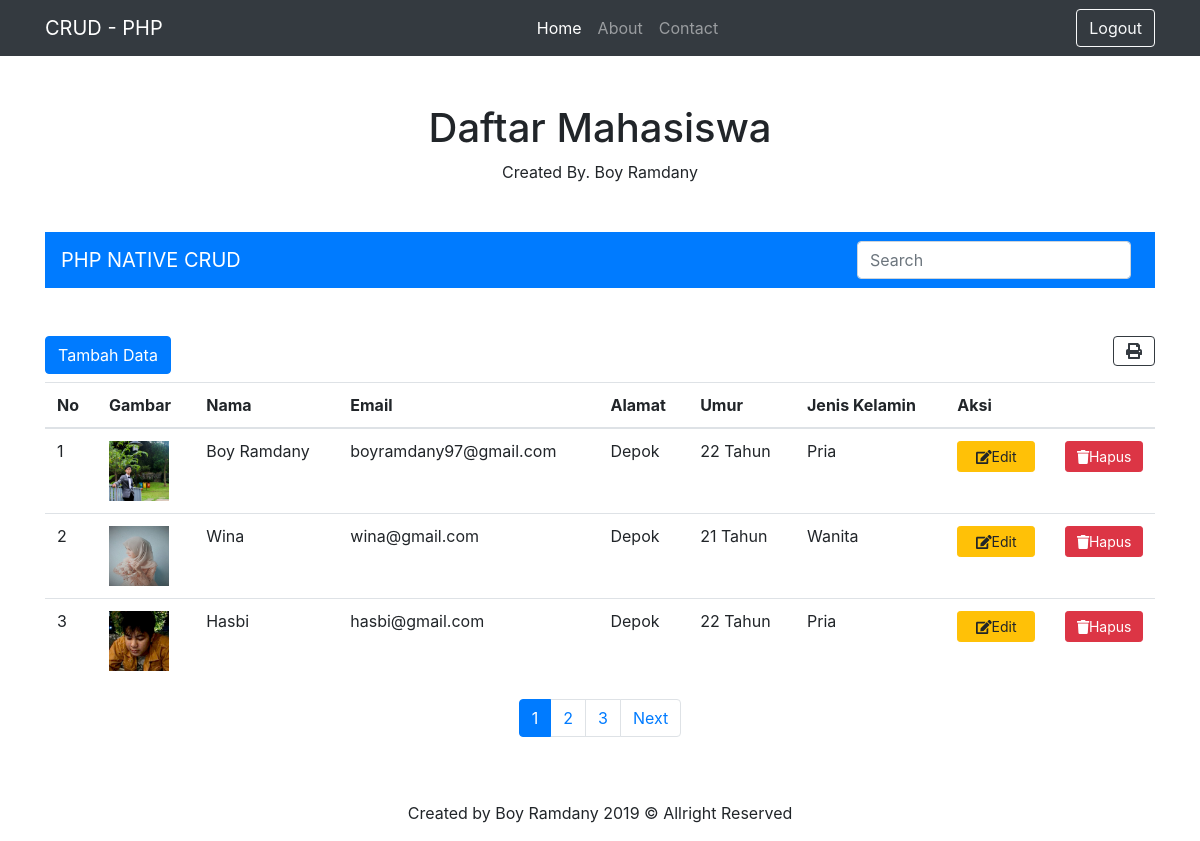
The app's page /index.php (signed in) with its own data.
### tables this page shows
CREATE TABLE `karyawan` (
  `id_karyawan` int(11) NOT NULL,
  `nama` varchar(25) NOT NULL,
  `email` varchar(100) NOT NULL,
  `alamat` text NOT NULL,
  `umur` varchar(10) NOT NULL,
  `jenis_kelamin` varchar(10) NOT NULL,
  `gambar` varchar(50) NOT NULL
);

### index.php (the view, shortened to what this page needs)
<?php
include('functions.php');
$totalData = mysqli_query($connect, "SELECT * FROM karyawan");
$totalData = mysqli_fetch_assoc($totalData);
$jumlahDataPerHalaman   = 3;
$jumlahData             = count($totalData);
$jumlahHalaman          = ceil($jumlahData / $jumlahDataPerHalaman);
$halamanAktif           = (isset($_GET["page"])) ? $_GET["page"] :  1;
$awalData = ($jumlahDataPerHalaman * $halamanAktif) - $jumlahDataPerHalaman;
$query = mysqli_query($connect, "SELECT * FROM karyawan LIMIT $awalData, $jumlahDataPerHalaman");
$result = mysqli_fetch_all($query, MYSQLI_ASSOC);
?>
<html>
<head>
    <link rel="stylesheet" href="css/bootstrap.min.css">
    <link rel="stylesheet" href="css/all.css">
</head>
<body>
    <?php include('layout/navbar.php'); ?>
    <div class="container">
        <div class="row">
            <div class="col text-center mt-5">
                <h1>Daftar Mahasiswa </h1>
                <span>Created By. Boy Ramdany</span>
            </div>
        </div>
        <nav class="navbar navbar-expand-sm navbar-dark bg-primary mt-5">
            <a class="navbar-brand" href="index.php">PHP NATIVE CRUD</a>
            <div class="collapse navbar-collapse" id="collapsibleNavId">
                <form class="form-inline my-2 my-lg-0" action="" method="POST">
                    <input class="form-control mr-sm-2" name="keyword" type="text" placeholder="Search" autocomplete="off" id="keyword">
                </form>
            </div>
        </nav>
        <div class="row mt-5 mb-2">
            <div class="col">
                <a class="btn btn-primary" href="tambah.php">
                    Tambah Data
                </a>
            </div>
            <div class="col text-right">
                <a class="btn btn-outline-dark" href="cetak.php" target="_blank">
                    <i class="fas fa-print"></i>
                </a>
            </div>
        </div>
        <div class="row">
            <div class="col text-center justify-content-center">
                <div id="container-table">
                    <table class="table table-hover table-inverse table-responsive-lg">
                        <thead class="thead-inverse">
                            <tr>
                                <th>No</th>
                                <th>Gambar</th>
                                <th>Nama</th>
                                <th>Email</th>
                                <th>Alamat</th>
                                <th>Umur</th>
                                <th>Jenis Kelamin</th>
                                <th>Aksi</th>
                            </tr>
                        </thead>
                        <tbody>
                            <?php $i = 1 ?>
                            <?php foreach ($result as $result) : ?>
                                <tr>
                                    <td><?= $i ?></td>
                                    <td><img src="<?= 'img/' . $result['gambar'] ?>" width="60dpx" height="60px"></td>
                                    <td><?= $result['nama'] ?></td>
                                    <td><?= $result['email'] ?></td>
                                    <td><?= $result['alamat'] ?></td>
                                    <td><?= $result['umur'] ?></td>
                                    <td><?= $result['jenis_kelamin'] ?></td>
                                    <td>
                                        <div class="row">
                                            <div class="col-6 col-lg-6">
                                                <a class="btn btn-warning btn-sm" href="ubah.php?id_karyawan=<?= $result['id_karyawan']; ?>" style=" display:block; text-align: center; text-decoration: none;">
                                                    <i class="fas fa-edit"></i>Edit
                                                </a>
                                            </div>
                                            <div class="col-6 col-lg-6">
                                                <a class="btn btn-danger btn-sm" href="delete.php?id_karyawan=<?= $result['id_karyawan']; ?>" style=" display:block; text-align: center; text-decoration: none; " onclick="return confirm('Yakin ingin menghapus?');">
                                                    <i class="fas fa-trash"></i>Hapus
                                                </a>
                                            </div>
                                        </div>
                                    </td>
                                </tr>
                                <?php $i++ ?>
                            <?php endforeach; ?>
                        </tbody>
                    </table>
                </div>
                <nav>
                    <ul class="pagination justify-content-center">
                        <?php for ($i = 1; $i <= $jumlahHalaman; $i++) : ?>
                            <?php if ($i == $halamanAktif) : ?>
                                <li class="page-item active">
                                    <a class="page-link" href="?page=<?= $i; ?>">
                                        <?= $i; ?>
                                    </a>
                                </li>
                            <?php else : ?>
                                <li class="page-item">
                                    <a class="page-link" href="?page=<?= $i; ?>">
                                        <?= $i; ?>
                                    </a>
                                </li>
                            <?php endif; ?>
                        <?php endfor; ?>
                        <?php if ($halamanAktif < $jumlahHalaman) : ?>
                            <li class="page-item">
                                <a class="page-link" href="?page=<?= $halamanAktif + 1 ?>">
                                    Next
                                </a>
                            </li>
                        <?php endif; ?>
                    </ul>
                </nav>
            </div>
        </div>
    </div>
    <?php include('layout/footer.php'); ?>

### css/all.css (style rules this page uses)
.fa-edit:before { content: "\f044"; }
.fa-print:before { content: "\f02f"; }
.fa-trash:before { content: "\f1f8"; }

### records on screen
karyawan: gambar (picture), nama "Boy Ramdany", email "boyramdany97@gmail.com", alamat "Depok", umur "22 Tahun", jenis_kelamin "Pria"
karyawan: gambar (picture), nama "Wina", email "wina@gmail.com", alamat "Depok", umur "21 Tahun", jenis_kelamin "Wanita"
karyawan: gambar (picture), nama "Hasbi", email "hasbi@gmail.com", alamat "Depok", umur "22 Tahun", jenis_kelamin "Pria"
